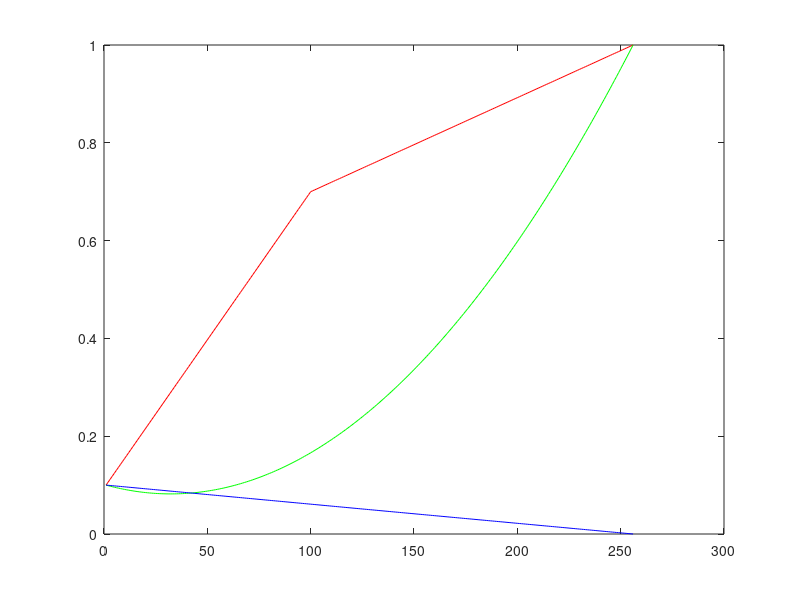

The MATLAB script that drew this image: (Note: this script raises an error after producing the figure.)
function [cm]=mycolor
%%

cm(:,1) = interp1([1 100 256],[0.1  0.7  1],[1:256],'linear');
cm(:,2) = interp1([1 128 256],[0.1  0.25  1],[1:256],'spline');
cm(:,3) = interp1([1 128 256],[0.1  0.05  0],[1:256],'linear');
plot(cm(:,1),'r');hold on
plot(cm(:,2),'g');hold on
plot(cm(:,3),'b');hold on
save /home/hiroyuki/sfn2010/cm  cm
%%

cm2(:,1) = interp1([1 64 128 192 256],[0   0.3  1  1   1],[1:256],'linear');
cm2(:,2) = interp1([1 64 128 192 256],[0   0.3  1  0.3   0],[1:256],'linear');
cm2(:,3) = interp1([1 64 128 192 256],[1   1  1   0.3  0],[1:256],'linear');
clf;plot(cm2(:,1),'r','linewidth',2);hold on
plot(cm2(:,2),'g','linewidth',2);hold on
plot(cm2(:,3),'b','linewidth',2);hold on
save /home/hiroyuki/sfn2010/cm2  cm2
%%

cm3(:,1) = interp1([1 64 128 192 256],[0   0.25  0.6   0.8     1],[1:256],'linear');
cm3(:,2) = interp1([1 64 128 192 256],[0   0.2    0.6   0.2    0],[1:256],'linear');
cm3(:,3) = interp1([1 64 128 192 256],[1   0.8    0.6   0.25  0],[1:256],'linear');
clf;plot(cm3(:,1),'r','linewidth',2);hold on
plot(cm3(:,2),'g','linewidth',2);hold on
plot(cm3(:,3),'b','linewidth',2);hold on
save /home/hiroyuki/sfn2010/cm3  cm3
%%

cm4(:,1) = interp1([1 40 128 216 256],[0   0.25    1      1     1],[1:256],'linear');
cm4(:,2) = interp1([1 40 128 216 256],[0   0.25    1   0.25    0],[1:256],'linear');
cm4(:,3) = interp1([1 40 128 216 256],[1     1       1   0.25  0],[1:256],'linear');
clf;plot(cm4(:,1),'r','linewidth',2);hold on
plot(cm4(:,2),'g','linewidth',2);hold on
plot(cm4(:,3),'b','linewidth',2);hold on
save /home/hiroyuki/sfn2010/cm4  cm4
%%

cm5(:,1) = interp1([1 40 128 216 245 256],[0   0.1    0.6     0.8    1 1],[1:256],'linear');
cm5(:,2) = interp1([1 40 128 216 245 256],[0    0.1      0.6     0.8   1 1],[1:256],'linear');
cm5(:,3) = interp1([1 40 128 216 245 256],[0    0      0   0     0   0],[1:256],'linear');
save /home/hiroyuki/sfn2010/cm5  cm5;
%%

cm6(:,1) = interp1([1 40 128 216 235 256],[1    1        1            1        1         1],[1:256],'linear');
cm6(:,2) = interp1([1 40 128 216 235 256],[1    0.9      0.5       0.3      0.05      0],[1:256],'linear');
cm6(:,3) = interp1([1 40 128 216 235 256],[1    0.9      0.4       0.1      0.02       0],[1:256],'linear');
save /home/hiroyuki/sfn2010/cm6  cm6;
%% cm7
cm7(:,1) = interp1([1 40 128 216 235 256],[0.05    0.2        0.6           0.7        0.8         1],[1:256],'linear');
cm7(:,2) = interp1([1 40 128 216 235 256],[0.05    0.2          0.6          0.7         0.8       1],[1:256],'linear');
cm7(:,3) = interp1([1 40 128 216 235 256],[0.05    0.05         0.05        0.05       0.05         0],[1:256],'linear');
save /home/hiroyuki/sfn2010/cm7  cm7;
%% cm8
cm8(:,1) = interp1([1 40 128 216 256],[1    0.8        0.8        0.9     1],[1:256],'linear');
cm8(:,2) = interp1([1 40 128 216 256],[1    0.8        0.4       0.25      0.1],[1:256],'linear');
cm8(:,3) = interp1([1 40 128 216 256],[1    0.8        0.3       0.15      0],[1:256],'linear');
save /home/hiroyuki/sfn2010/cm8  cm8
%% cm9
cv=0.95;       val=1;

cm9(:,1) = interp1([1 40 128  200  240 256],[ cv cv cv cv cv cv],[1:256],'linear');
cm9(:,2) = interp1([1 40 128  200  240 256],[0    0.1    0.3    0.8  1   1],[1:256],'linear');
cm9(:,3) = interp1([1 40 128  200  240 256],[val   val    val     val    1 1],[1:256],'linear');

cm9=hsv2rgb(cm9);
save /home/hiroyuki/sfn2010/cm9  cm9

%% cm10
cv=0.155:0.1:0.9;   
cv=linspace(0.05,0.18,6);
val=1;

cm10(:,1) = interp1([1 40 128  200  240 256],[cv(1) cv(2) cv(3) cv(4) cv(5) cv(6)],[1:256],'linear');
cm10(:,2) = interp1([1 40 128  200  240 256],[0.5  0.7   0.8   0.9    1     1],[1:256],'linear');
cm10(:,3) = interp1([1 40 128  200  240 256],[0     0.3   0.65   0.8  0.9  1],[1:256],'linear');

cm10=hsv2rgb(cm10);
%save /home/hiroyuki/sfn2010/cm10  cm10
save D:\SLCtool\cm10  cm10
%%
%% cm11
cv=0.02;
%cv=linspace(0.05,0.18,6);
val=1;

cm11(:,1) = interp1([1 40 128  200  240 256],[cv(1) cv(1) cv(1) cv(1) cv(1) cv(1)],[1:256],'linear');
cm11(:,2) = interp1([1 40 128  200  240 256],[0  0.20   0.5   0.75    0.9     1],[1:256],'cubic');
cm11(:,3) = interp1([1 40 128  200  240 256],[1    1     1     1     0.95    0.9],[1:256],'cubic');

cm11=hsv2rgb(cm11);
%save /home/hiroyuki/sfn2010/cm10  cm10
save D:\SLCtool\cm11  cm11